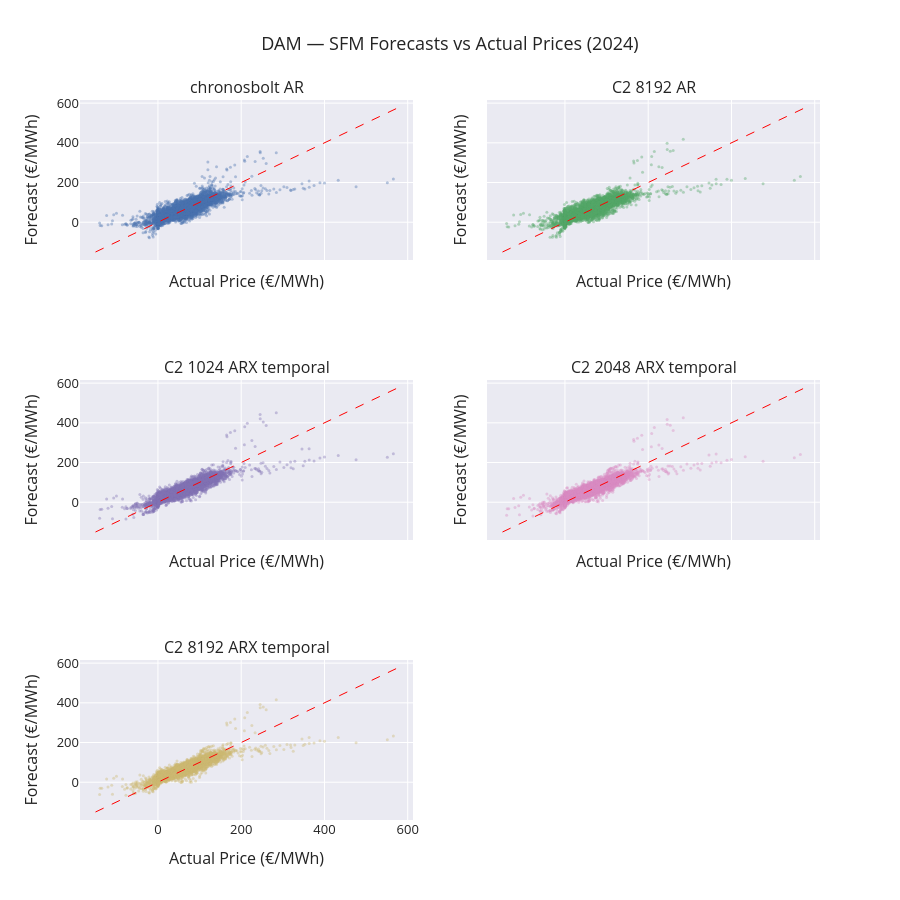

The notebook cell this image was saved under:
### Markdown cell above
### 3a. DAM: SFM scatter plots (predictions vs actual)

### Code cell
# Core SFM models available in the DAM baseline
dam_sfm_models = [
    'chronos2_8192_ARX_basic', 'chronosbolt_AR', 'chronos2_8192_AR', 'TimesFM_AR',
    'chronos2_1024_ARX_temporal', 'chronos2_2048_ARX_temporal', 'chronos2_8192_ARX_temporal',
]
dam_sfm_models = [m for m in dam_sfm_models if m in dam_df.columns]

cols = 2
rows = int(np.ceil(len(dam_sfm_models) / cols))
fig = make_subplots(rows=rows, cols=cols,
                    subplot_titles=[m.replace('chronos2', 'C2').replace('_', ' ') for m in dam_sfm_models],
                    shared_xaxes=True, shared_yaxes=True)

actual = dam_df['price'].values
price_range = [actual.min() - 10, actual.max() + 10]

for i, model in enumerate(dam_sfm_models):
    r, c = divmod(i, cols)
    pred = dam_df[model].values
    fig.add_trace(go.Scatter(
        x=actual, y=pred, mode='markers',
        marker=dict(size=3, opacity=0.4),
        name=model, showlegend=False
    ), row=r + 1, col=c + 1)
    # diagonal reference line
    fig.add_trace(go.Scatter(
        x=price_range, y=price_range, mode='lines',
        line=dict(color='red', dash='dash', width=1),
        showlegend=False
    ), row=r + 1, col=c + 1)

fig.update_layout(
    width=900, height=300 * rows, template=TEMPLATE,
    title='DAM — SFM Forecasts vs Actual Prices (2024)',
    font=dict(size=13)
)
fig.update_xaxes(title_text='Actual Price (€/MWh)')
fig.update_yaxes(title_text='Forecast (€/MWh)')
fig.show()

### Figure 1 — Plotly figure (JSON) as saved in the notebook; plotly's stock layout.template omitted (floating-point values rounded to 4 significant figures; data arrays with more than 128 entries replaced by an {"elided": "..."} marker saying what was removed)
{"data": [{"marker": {"opacity": 0.4, "size": 3}, "mode": "markers", "name": "chronosbolt_AR", "showlegend": false, "type": "scatter", "x": {"elided": "8784 float values"}, "xaxis": "x", "y": {"elided": "8784 float values"}, "yaxis": "y"}, {"line": {"color": "red", "dash": "dash", "width": 1}, "mode": "lines", "showlegend": false, "type": "scatter", "x": [-150, 575.5], "xaxis": "x", "y": [-150, 575.5], "yaxis": "y"}, {"marker": {"opacity": 0.4, "size": 3}, "mode": "markers", "name": "chronos2_8192_AR", "showlegend": false, "type": "scatter", "x": {"elided": "8784 float values"}, "xaxis": "x2", "y": {"elided": "8784 float values"}, "yaxis": "y2"}, {"line": {"color": "red", "dash": "dash", "width": 1}, "mode": "lines", "showlegend": false, "type": "scatter", "x": [-150, 575.5], "xaxis": "x2", "y": [-150, 575.5], "yaxis": "y2"}, {"marker": {"opacity": 0.4, "size": 3}, "mode": "markers", "name": "chronos2_1024_ARX_temporal", "showlegend": false, "type": "scatter", "x": {"elided": "8784 float values"}, "xaxis": "x3", "y": {"elided": "8784 float values"}, "yaxis": "y3"}, {"line": {"color": "red", "dash": "dash", "width": 1}, "mode": "lines", "showlegend": false, "type": "scatter", "x": [-150, 575.5], "xaxis": "x3", "y": [-150, 575.5], "yaxis": "y3"}, {"marker": {"opacity": 0.4, "size": 3}, "mode": "markers", "name": "chronos2_2048_ARX_temporal", "showlegend": false, "type": "scatter", "x": {"elided": "8784 float values"}, "xaxis": "x4", "y": {"elided": "8784 float values"}, "yaxis": "y4"}, {"line": {"color": "red", "dash": "dash", "width": 1}, "mode": "lines", "showlegend": false, "type": "scatter", "x": [-150, 575.5], "xaxis": "x4", "y": [-150, 575.5], "yaxis": "y4"}, {"marker": {"opacity": 0.4, "size": 3}, "mode": "markers", "name": "chronos2_8192_ARX_temporal", "showlegend": false, "type": "scatter", "x": {"elided": "8784 float values"}, "xaxis": "x5", "y": {"elided": "8784 float values"}, "yaxis": "y5"}, {"line": {"color": "red", "dash": "dash", "width": 1}, "mode": "lines", "showlegend": false, "type": "scatter", "x": [-150, 575.5], "xaxis": "x5", "y": [-150, 575.5], "yaxis": "y5"}], "layout": {"annotations": [{"font": {"size": 16}, "showarrow": false, "text": "chronosbolt AR", "x": 0.225, "xanchor": "center", "xref": "paper", "y": 1, "yanchor": "bottom", "yref": "paper"}, {"font": {"size": 16}, "showarrow": false, "text": "C2 8192 AR", "x": 0.775, "xanchor": "center", "xref": "paper", "y": 1, "yanchor": "bottom", "yref": "paper"}, {"font": {"size": 16}, "showarrow": false, "text": "C2 1024 ARX temporal", "x": 0.225, "xanchor": "center", "xref": "paper", "y": 0.6111, "yanchor": "bottom", "yref": "paper"}, {"font": {"size": 16}, "showarrow": false, "text": "C2 2048 ARX temporal", "x": 0.775, "xanchor": "center", "xref": "paper", "y": 0.6111, "yanchor": "bottom", "yref": "paper"}, {"font": {"size": 16}, "showarrow": false, "text": "C2 8192 ARX temporal", "x": 0.225, "xanchor": "center", "xref": "paper", "y": 0.2222, "yanchor": "bottom", "yref": "paper"}], "font": {"size": 13}, "height": 900, "title": {"text": "DAM — SFM Forecasts vs Actual Prices (2024)"}, "width": 900, "xaxis": {"anchor": "y", "domain": [0, 0.45], "matches": "x5", "showticklabels": false, "title": {"text": "Actual Price (€/MWh)"}}, "xaxis2": {"anchor": "y2", "domain": [0.55, 1], "matches": "x6", "showticklabels": false, "title": {"text": "Actual Price (€/MWh)"}}, "xaxis3": {"anchor": "y3", "domain": [0, 0.45], "matches": "x5", "showticklabels": false, "title": {"text": "Actual Price (€/MWh)"}}, "xaxis4": {"anchor": "y4", "domain": [0.55, 1], "matches": "x6", "showticklabels": false, "title": {"text": "Actual Price (€/MWh)"}}, "xaxis5": {"anchor": "y5", "domain": [0, 0.45], "title": {"text": "Actual Price (€/MWh)"}}, "xaxis6": {"anchor": "y6", "domain": [0.55, 1], "title": {"text": "Actual Price (€/MWh)"}}, "yaxis": {"anchor": "x", "domain": [0.7778, 1], "title": {"text": "Forecast (€/MWh)"}}, "yaxis2": {"anchor": "x2", "domain": [0.7778, 1], "matches": "y", "showticklabels": false, "title": {"text": "Forecast (€/MWh)"}}, "yaxis3": {"anchor": "x3", "domain": [0.3889, 0.6111], "title": {"text": "Forecast (€/MWh)"}}, "yaxis4": {"anchor": "x4", "domain": [0.3889, 0.6111], "matches": "y3", "showticklabels": false, "title": {"text": "Forecast (€/MWh)"}}, "yaxis5": {"anchor": "x5", "domain": [0, 0.2222], "title": {"text": "Forecast (€/MWh)"}}, "yaxis6": {"anchor": "x6", "domain": [0, 0.2222], "matches": "y5", "showticklabels": false, "title": {"text": "Forecast (€/MWh)"}}}}
